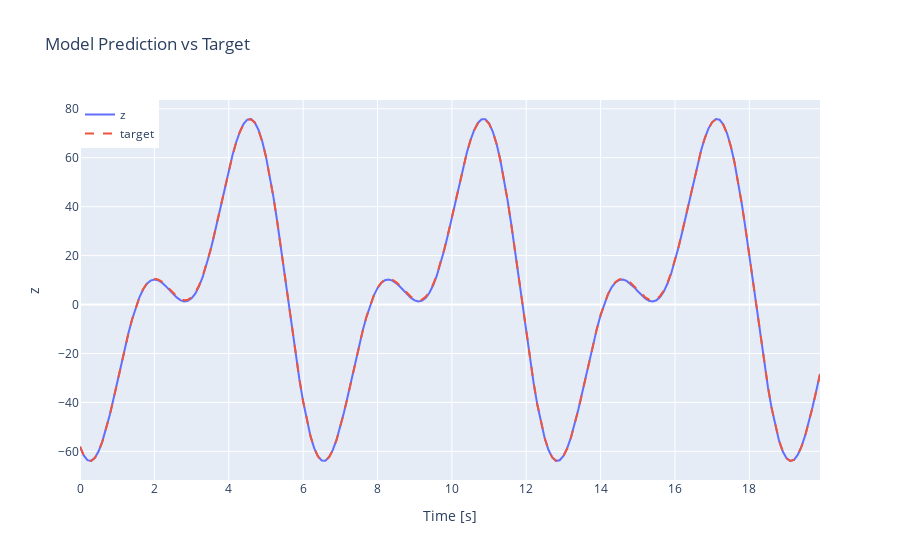

Notebook code for this chart:
### Code cell
import plotly.graph_objects as go

# predict
z = model.predict(input_data)

# Create a figure
fig = go.Figure()

# Add traces for z and target
fig.add_trace(go.Scatter(x=t_vect, y=z.reshape(-1), mode='lines', name='z'))
fig.add_trace(go.Scatter(x=t_vect, y=target[0, :, 0], mode='lines', name='target', line=dict(dash='dash')))

# Update layout
fig.update_layout(
    title="Model Prediction vs Target",
    xaxis_title="Time [s]",
    yaxis_title="z",
    legend=dict(x=0, y=1, traceorder="normal"),
)

# Show the figure
fig.show()

### Figure 1 — Plotly figure (JSON) as saved in the notebook; plotly's stock layout.template omitted (floating-point values rounded to 4 significant figures; data arrays with more than 128 entries replaced by an {"elided": "..."} marker saying what was removed)
{"data": [{"mode": "lines", "name": "z", "type": "scatter", "x": {"elided": "200 float values"}, "y": {"elided": "200 float values"}}, {"line": {"dash": "dash"}, "mode": "lines", "name": "target", "type": "scatter", "x": {"elided": "200 float values"}, "y": {"elided": "200 float values"}}], "layout": {"legend": {"traceorder": "normal", "x": 0, "y": 1}, "title": {"text": "Model Prediction vs Target"}, "xaxis": {"title": {"text": "Time [s]"}}, "yaxis": {"title": {"text": "z"}}}}
